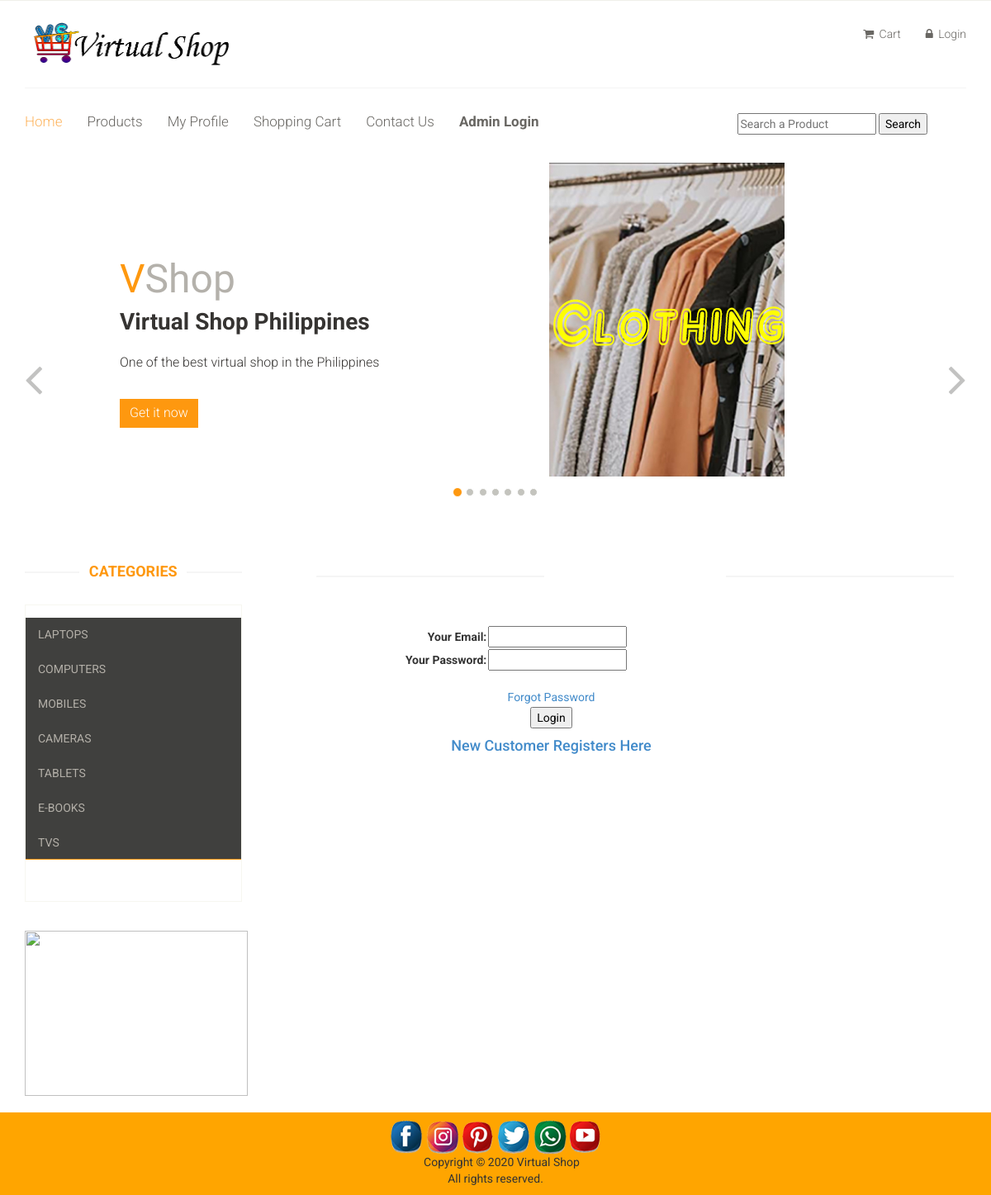
The app's page /customer/checkout.php with its own data.
### tables this page shows
CREATE TABLE IF NOT EXISTS `categories` (
  `cat_id` int(10) NOT NULL AUTO_INCREMENT,
  `cat_title` text NOT NULL,
  PRIMARY KEY (`cat_id`)
);

### customer/functions/functions.php (the view, shortened to what this page needs)
<?php
$db = mysqli_connect("localhost","root","","vshop_phil");
function getCategories()
{
					global $db;
						$get_category = "select * from categories";
						$run_category = mysqli_query($db, $get_category);
						while($row_category = mysqli_fetch_array($run_category)){
							$cat_id= $row_category['cat_id'];
							$cat_title= $row_category['cat_title'];
							echo "<li><a href='index.php?cat=$cat_id'>$cat_title</a></li>";
						}
}
?>

### customer/css/main.css (style rules this page uses)
body { font-family: 'Roboto', sans-serif; background:; position: relative; font-weight:400px; }
ul li { list-style: none; }
a { -webkit-transition: 300ms; -moz-transition: 300ms; -o-transition: 300ms; transition: 300ms; }
.category-tab ul li a { border: 0 none; border-radius: 0; color: #B3AFA8; display: block; font-family: 'Roboto', sans-serif; font-size: 14px; text-transform: uppercase; }

### records on screen
categories: cat_title "LAPTOPS"
categories: cat_title "COMPUTERS"
categories: cat_title "MOBILES"
categories: cat_title "CAMERAS"
categories: cat_title "TABLETS"
categories: cat_title "E-BOOKS"
categories: cat_title "TVS"
